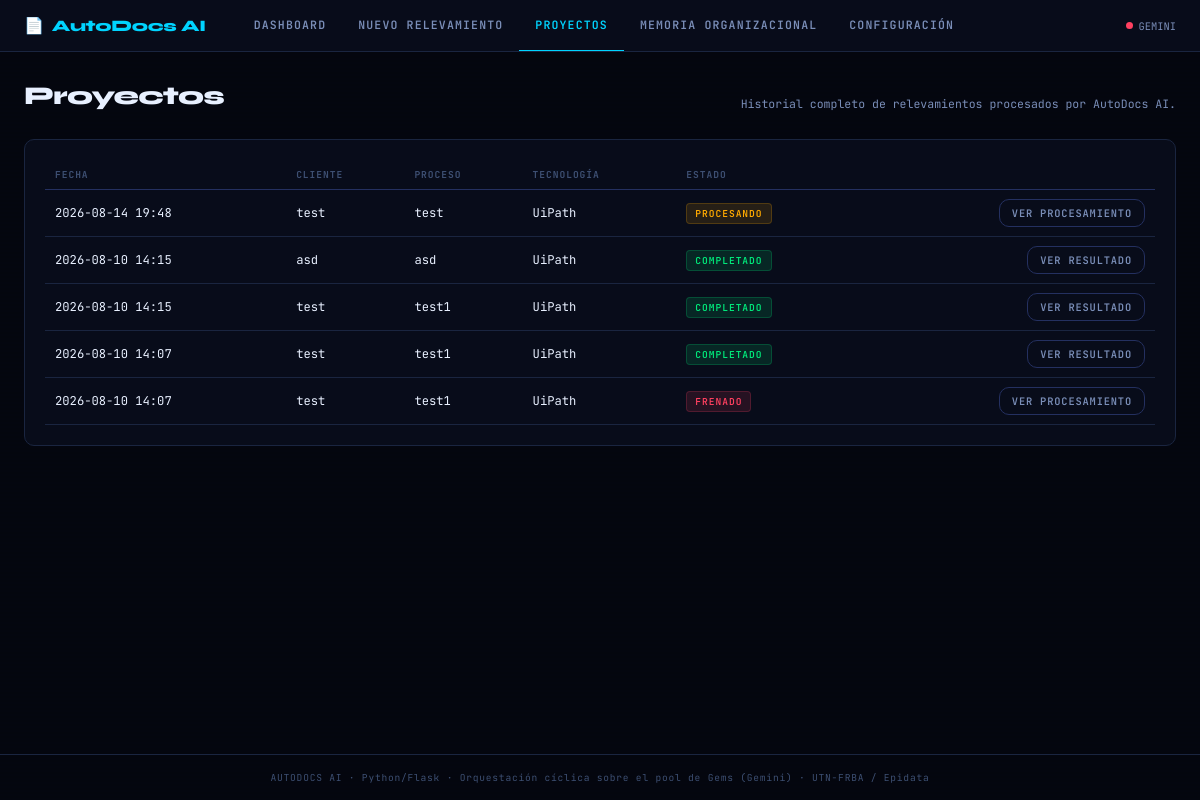
/proyectos, run on an earlier commit of the app's database.
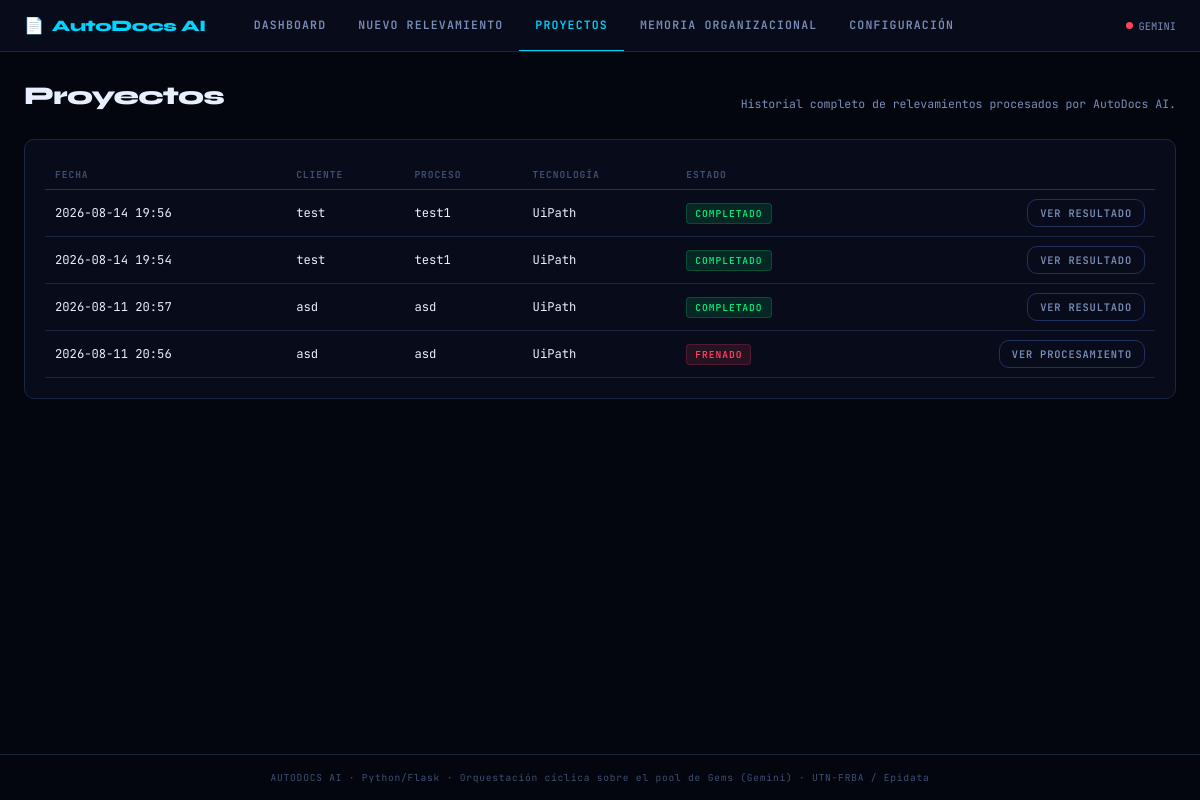
And on a later commit of the database.
### tables this page shows
CREATE TABLE proyectos (
    id                      INTEGER PRIMARY KEY AUTOINCREMENT,
    cliente                 TEXT NOT NULL,
    proceso                 TEXT NOT NULL,
    tecnologia              TEXT,       -- UiPath / Power Automate / Rocketbot / Make.com...
    criticidad              TEXT,       -- Baja / Media / Alta
    presupuesto_hs          REAL,
    analista                TEXT,
    transcripcion_original  TEXT,
    transcripcion_sanitizada TEXT,
    reemplazos_pii          INTEGER DEFAULT 0,
    flujo_estructurado      TEXT,       -- JSON: salida del Agente de Ingesta
    estado                  TEXT DEFAULT 'borrador',  -- borrador|procesando|completado|frenado|error
    motivo_freno            TEXT,       -- si estado = 'frenado' (Límite Operativo de Entrada)
    creado                  TEXT DEFAULT CURRENT_TIMESTAMP,
    actualizado             TEXT DEFAULT CURRENT_TIMESTAMP
);

### ui/app.py (the view)
    @app.route("/proyectos")
    def proyectos():
        return render_template("proyectos.html", proyectos=ProyectoRepository.listar())

### core/db.py (called while the page is built)
def get_conn() -> sqlite3.Connection:
    DB_PATH.parent.mkdir(exist_ok=True)
    conn = sqlite3.connect(DB_PATH)
    conn.row_factory = sqlite3.Row
    conn.execute("PRAGMA foreign_keys = ON")
    return conn

### repositories/proyecto_repository.py (called while the page is built)
    @staticmethod
    def listar() -> list:
        conn = get_conn()
        rows = conn.execute("SELECT * FROM proyectos ORDER BY creado DESC").fetchall()
        conn.close()
        return [dict(r) for r in rows]

### ui/templates/proyectos.html (shortened to what this page needs)
{% extends "base.html" %}
{% block content %}
<div class="page-header">
  <h1>Proyectos</h1>
  <p>Historial completo de relevamientos procesados por AutoDocs AI.</p>
</div>
<div class="panel">
  <table>
    <thead><tr><th>Fecha</th><th>Cliente</th><th>Proceso</th><th>Tecnología</th><th>Estado</th><th></th></tr></thead>
    <tbody>
      {% for p in proyectos %}
      <tr>
        <td>{{ p.creado[:16] }}</td>
        <td>{{ p.cliente }}</td>
        <td>{{ p.proceso }}</td>
        <td>{{ p.tecnologia or '—' }}</td>
        <td>
          {% if p.estado == 'completado' %}<span class="tag tag-green">Completado</span>
          {% elif p.estado == 'frenado' %}<span class="tag tag-red">Frenado</span>
          {% elif p.estado == 'procesando' %}<span class="tag tag-amber">Procesando</span>
          {% else %}<span class="tag tag-cyan">Borrador</span>{% endif %}
        </td>
        <td class="text-right">
          {% if p.estado == 'completado' %}
            <a href="/resultado/{{ p.id }}" class="btn btn-secondary btn-sm">Ver resultado</a>
          {% else %}
            <a href="/procesamiento/{{ p.id }}" class="btn btn-secondary btn-sm">Ver procesamiento</a>
          {% endif %}
        </td>
      </tr>
      {% else %}
      <tr><td colspan="6" class="result-box empty">Todavía no cargaste ningún relevamiento.</td></tr>
      {% endfor %}
    </tbody>
  </table>
</div>
{% endblock %}

What changed in the data, as far as the page shows it:
removed proyectos: creado "2026-08-14 19:48", cliente "test", proceso "test", tecnologia "UiPath", estado "PROCESANDO"
changed proyectos (number 1 of 4 on the later page): creado "2026-08-10 14:15" → "2026-08-14 19:56"; cliente "asd" → "test"; proceso "asd" → "test1"
changed proyectos (number 2 of 4 on the later page): creado "2026-08-10 14:15" → "2026-08-14 19:54"
changed proyectos (number 3 of 4 on the later page): creado "2026-08-10 14:07" → "2026-08-11 20:57"; cliente "test" → "asd"; proceso "test1" → "asd"
changed proyectos (number 4 of 4 on the later page): creado "2026-08-10 14:07" → "2026-08-11 20:56"; cliente "test" → "asd"; proceso "test1" → "asd"
